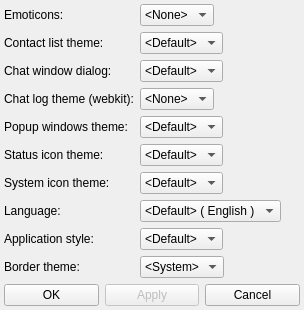
<?xml version="1.0" encoding="UTF-8"?>
<ui version="4.0">
 <class>GuiSetttingsWindowClass</class>
 <widget class="QWidget" name="GuiSetttingsWindowClass">
  <property name="geometry">
   <rect>
    <x>0</x>
    <y>0</y>
    <width>304</width>
    <height>307</height>
   </rect>
  </property>
  <property name="windowTitle">
   <string>User interface settings</string>
  </property>
  <property name="windowIcon">
   <iconset resource="../qutim.qrc">
    <normaloff>:/icons/crystal_project/gui.png</normaloff>:/icons/crystal_project/gui.png</iconset>
  </property>
  <layout class="QGridLayout" name="gridLayout">
   <property name="margin">
    <number>4</number>
   </property>
   <item row="0" column="0">
    <layout class="QFormLayout" name="formLayout">
     <property name="fieldGrowthPolicy">
      <enum>QFormLayout::ExpandingFieldsGrow</enum>
     </property>
     <item row="0" column="0">
      <widget class="QLabel" name="label">
       <property name="text">
        <string>Emoticons:</string>
       </property>
      </widget>
     </item>
     <item row="0" column="1">
      <widget class="QComboBox" name="emoticonsComboBox">
       <item>
        <property name="text">
         <string>&lt;None&gt;</string>
        </property>
       </item>
      </widget>
     </item>
     <item row="1" column="0">
      <widget class="QLabel" name="label_7">
       <property name="text">
        <string>Contact list theme:</string>
       </property>
      </widget>
     </item>
     <item row="1" column="1">
      <widget class="QComboBox" name="listThemeComboBox">
       <item>
        <property name="text">
         <string>&lt;Default&gt;</string>
        </property>
       </item>
      </widget>
     </item>
     <item row="2" column="0">
      <widget class="QLabel" name="label_2">
       <property name="text">
        <string>Chat window dialog:</string>
       </property>
      </widget>
     </item>
     <item row="2" column="1">
      <widget class="QComboBox" name="chatComboBox">
       <item>
        <property name="text">
         <string>&lt;Default&gt;</string>
        </property>
       </item>
      </widget>
     </item>
     <item row="3" column="0">
      <widget class="QLabel" name="label_3">
       <property name="text">
        <string>Chat log theme (webkit):</string>
       </property>
      </widget>
     </item>
     <item row="3" column="1">
      <widget class="QComboBox" name="webkitComboBox">
       <item>
        <property name="text">
         <string>&lt;None&gt;</string>
        </property>
       </item>
      </widget>
     </item>
     <item row="4" column="0">
      <widget class="QLabel" name="label_4">
       <property name="text">
        <string>Popup windows theme:</string>
       </property>
      </widget>
     </item>
     <item row="4" column="1">
      <widget class="QComboBox" name="popupComboBox">
       <item>
        <property name="text">
         <string>&lt;Default&gt;</string>
        </property>
       </item>
      </widget>
     </item>
     <item row="5" column="0">
      <widget class="QLabel" name="label_5">
       <property name="sizePolicy">
        <sizepolicy hsizetype="Preferred" vsizetype="Preferred">
         <horstretch>0</horstretch>
         <verstretch>0</verstretch>
        </sizepolicy>
       </property>
       <property name="text">
        <string>Status icon theme:</string>
       </property>
      </widget>
     </item>
     <item row="5" column="1">
      <widget class="QComboBox" name="statusIconComboBox">
       <item>
        <property name="text">
         <string>&lt;Default&gt;</string>
        </property>
       </item>
      </widget>
     </item>
     <item row="6" column="0">
      <widget class="QLabel" name="label_6">
       <property name="text">
        <string>System icon theme:</string>
       </property>
      </widget>
     </item>
     <item row="6" column="1">
      <widget class="QComboBox" name="systemIconComboBox">
       <item>
        <property name="text">
         <string>&lt;Default&gt;</string>
        </property>
       </item>
      </widget>
     </item>
     <item row="7" column="0">
      <widget class="QLabel" name="label_8">
       <property name="text">
        <string>Language:</string>
       </property>
      </widget>
     </item>
     <item row="7" column="1">
      <widget class="QComboBox" name="languageBox">
       <property name="sizePolicy">
        <sizepolicy hsizetype="Preferred" vsizetype="Fixed">
         <horstretch>0</horstretch>
         <verstretch>0</verstretch>
        </sizepolicy>
       </property>
       <item>
        <property name="text">
         <string>&lt;Default&gt; ( English )</string>
        </property>
       </item>
      </widget>
     </item>
     <item row="8" column="0">
      <widget class="QLabel" name="label_9">
       <property name="text">
        <string>Application style:</string>
       </property>
      </widget>
     </item>
     <item row="8" column="1">
      <widget class="QComboBox" name="styleBox">
       <item>
        <property name="text">
         <string>&lt;Default&gt;</string>
        </property>
       </item>
      </widget>
     </item>
     <item row="9" column="0">
      <widget class="QLabel" name="label_10">
       <property name="text">
        <string>Border theme:</string>
       </property>
      </widget>
     </item>
     <item row="9" column="1">
      <widget class="QComboBox" name="borderComboBox">
       <item>
        <property name="text">
         <string>&lt;System&gt;</string>
        </property>
       </item>
      </widget>
     </item>
    </layout>
   </item>
   <item row="1" column="0">
    <layout class="QHBoxLayout" name="horizontalLayout">
     <item>
      <widget class="QPushButton" name="okButton">
       <property name="text">
        <string>OK</string>
       </property>
       <property name="icon">
        <iconset resource="../qutim.qrc">
         <normaloff>:/icons/crystal_project/apply.png</normaloff>:/icons/crystal_project/apply.png</iconset>
       </property>
      </widget>
     </item>
     <item>
      <widget class="QPushButton" name="applyButton">
       <property name="enabled">
        <bool>false</bool>
       </property>
       <property name="text">
        <string>Apply</string>
       </property>
       <property name="icon">
        <iconset resource="../qutim.qrc">
         <normaloff>:/icons/crystal_project/apply.png</normaloff>:/icons/crystal_project/apply.png</iconset>
       </property>
      </widget>
     </item>
     <item>
      <widget class="QPushButton" name="cancelButton">
       <property name="text">
        <string>Cancel</string>
       </property>
       <property name="icon">
        <iconset resource="../qutim.qrc">
         <normaloff>:/icons/crystal_project/cancel.png</normaloff>:/icons/crystal_project/cancel.png</iconset>
       </property>
      </widget>
     </item>
    </layout>
   </item>
  </layout>
 </widget>
 <layoutdefault spacing="6" margin="11"/>
 <resources>
  <include location="../qutim.qrc"/>
 </resources>
 <connections>
  <connection>
   <sender>cancelButton</sender>
   <signal>clicked()</signal>
   <receiver>GuiSetttingsWindowClass</receiver>
   <slot>close()</slot>
   <hints>
    <hint type="sourcelabel">
     <x>355</x>
     <y>313</y>
    </hint>
    <hint type="destinationlabel">
     <x>385</x>
     <y>265</y>
    </hint>
   </hints>
  </connection>
 </connections>
</ui>
